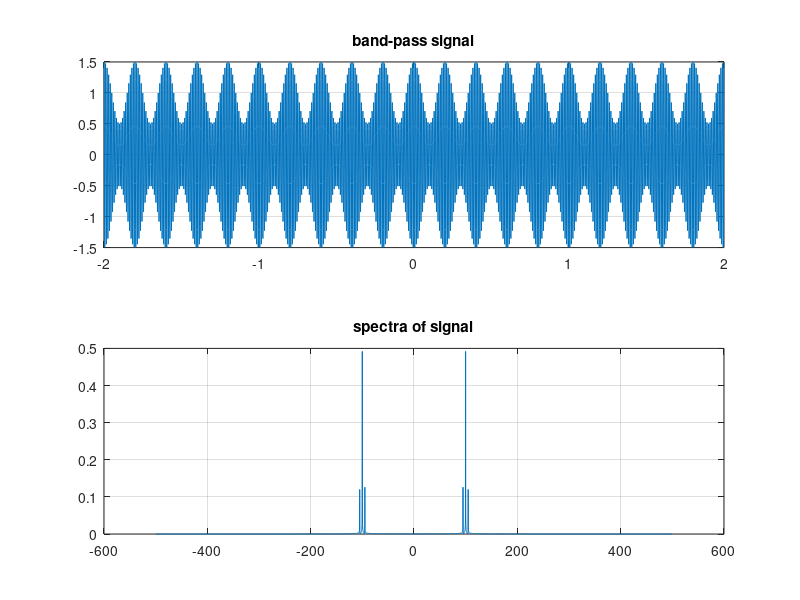
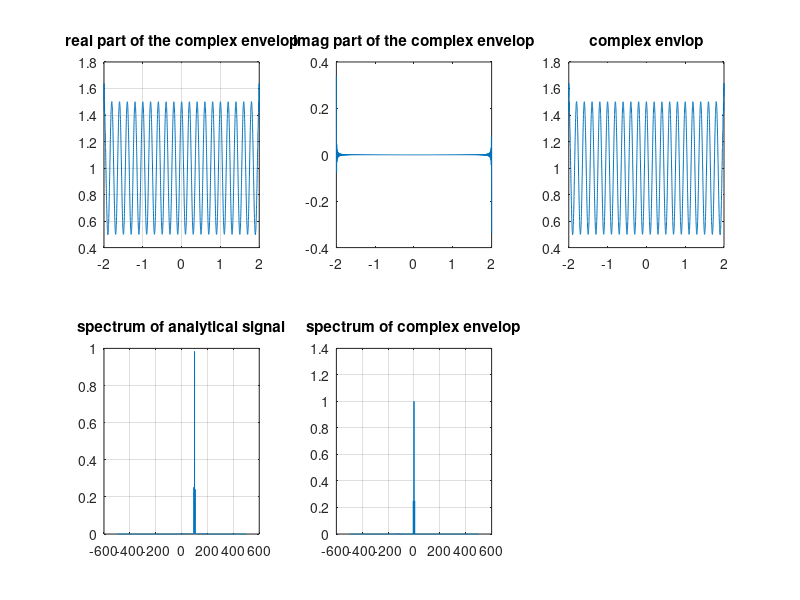
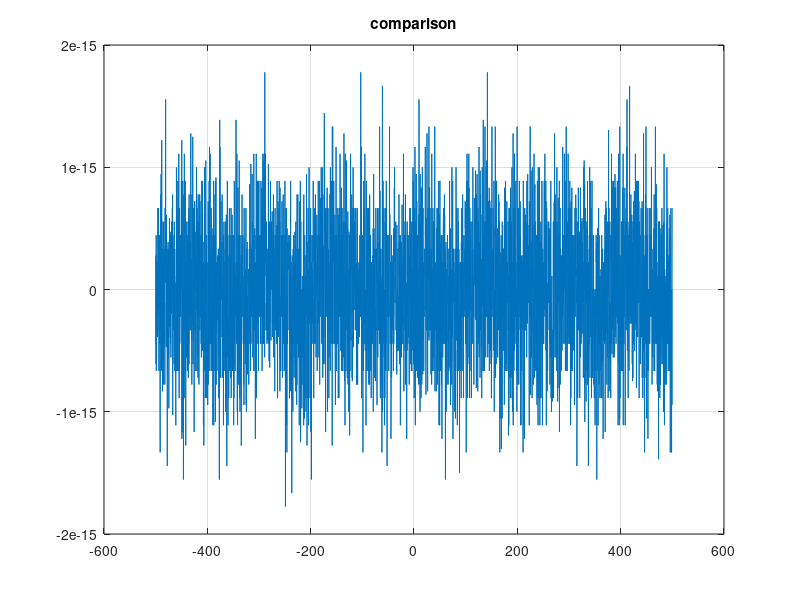

Here is the MATLAB script that generated these plots, in order:
close all;
clear all;
fc=100;
fs=1000;
ts=1/fs;
t=-2:ts:2;
s=(1+0.5*cos(2*pi*5*t)).*cos(2*pi*fc*t);
figure(1)
subplot(2,1,1);
plot(t,s);
grid on;
title('band-pass signal');


N=length(s);
S=fftshift(abs(fft(s)))/N;
df=fs/N;
f=-fs/2:df:fs/2-df;
subplot(2,1,2)
plot(f,S);
grid on;
title('spectra of signal');


sa=hilbert(s);
so=sa.*exp(-j*2*pi*fc*t);
figure(2);

subplot(2,3,1);
plot(t,real(so));
grid on;
title('real part of the complex envelop');

subplot(2,3,2);
plot(t,imag(so));
title('imag part of the complex envelop');

subplot(2,3,3);
plot(t,abs(so));
title('complex envlop');

Sa=fftshift(abs(fft(sa)))/N;
subplot(2,3,4);
plot(f,Sa);
grid on;
title('spectrum of analytical signal');

So=fftshift(abs(fft(so)))/N;
subplot(2,3,5);
plot(f,So);
grid on;
title('spectrum of complex envelop');

snew=real(so).*cos(2*pi*fc*t)-imag(so).*sin(2*pi*fc*t);
figure(3);
plot(f,snew-s);
grid on;
title('comparison');
m=max(snew-s);
fprintf('\n the maximum difference between the two signals is=%i.1e \n' ,m);
